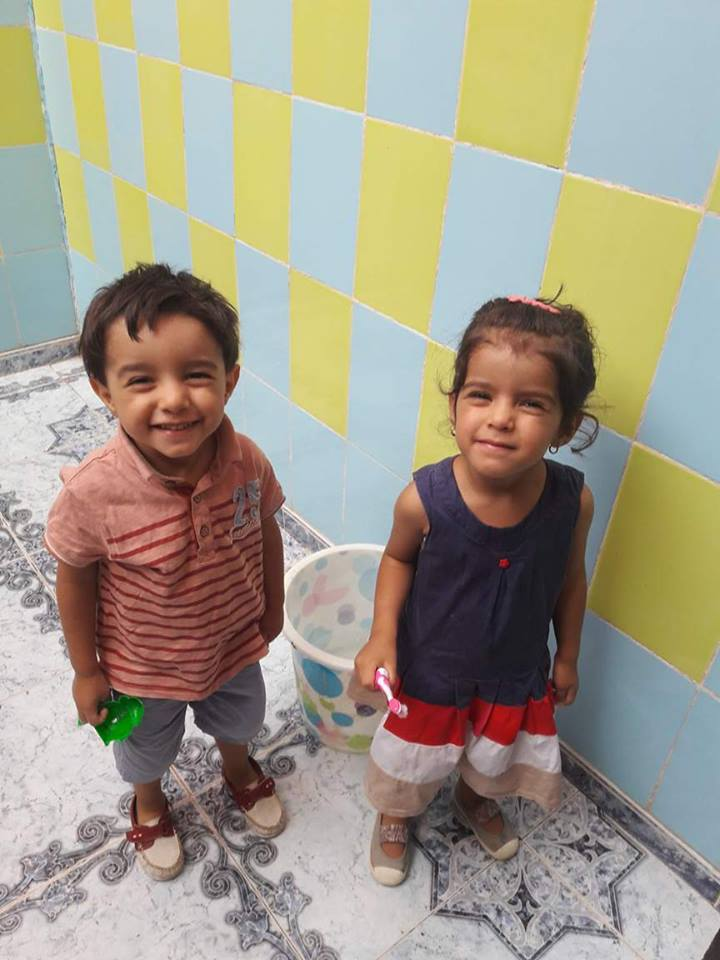
#> input picture Photos/test2.jpg, 720 x 960 px
$ python face_detect.py
#> lines starting #> are read from the running program, lines starting #| are printed output that depends on the picture; after the words box and inside, x2 and y2 are one past the last pixel; in counts of white or black regions, pixels touching at a corner belong together
import cv2 as cv
# Read image
img = cv.imread('Photos/test2.jpg')
#> img is the input picture: shape (960, 720, 3); mean B, G, R 136.7, 154.3, 161.4
cv.imshow('test', img)
#converting img to grayscale
gray = cv.cvtColor(img,cv.COLOR_RGB2GRAY)
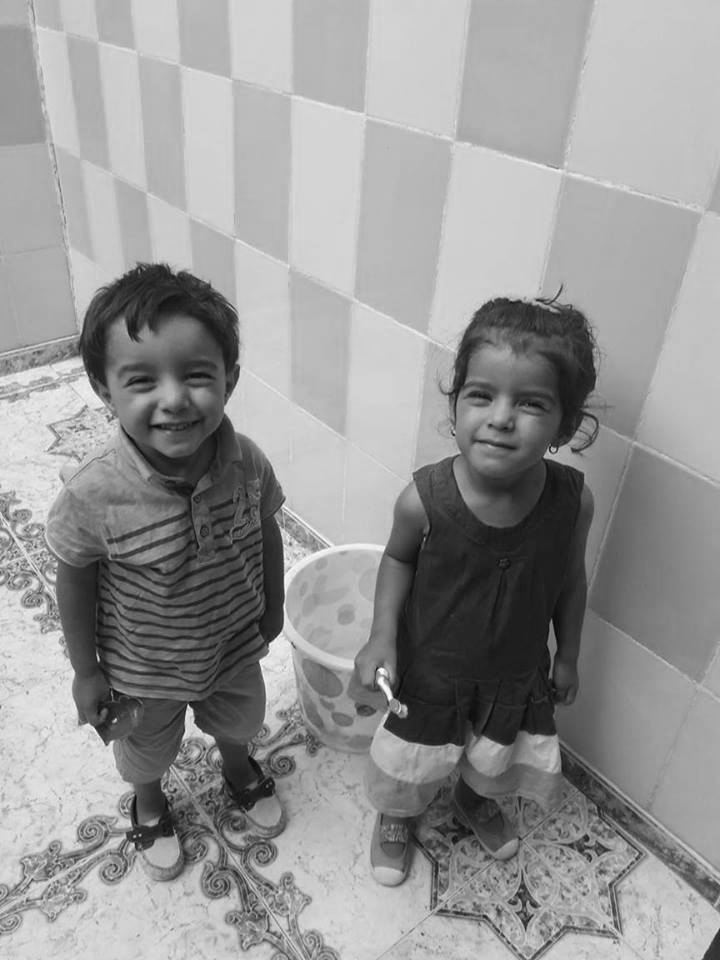
#> gray: shape (960, 720); min 1, max 255, mean 149.9
cv.imshow('Gray', gray)
haar_cascade = cv.CascadeClassifier('haar_face.xml')
faces_rect = haar_cascade.detectMultiScale(gray,scaleFactor=1.1,minNeighbors=3)
#> faces_rect = [[610, 872, 56, 56], [2, 780, 72, 72], [153, 732, 90, 90], [439, 350, 125, 125], [91, 315, 156, 156]]
print(f'# of faces found= {len(faces_rect)}')
#| # of faces found= 5
for (x,y,w,h) in faces_rect:
    cv.rectangle(img,(x,y),(x+w,y+h),(0,255,0),thickness=2)
#> this loop made 5 passes
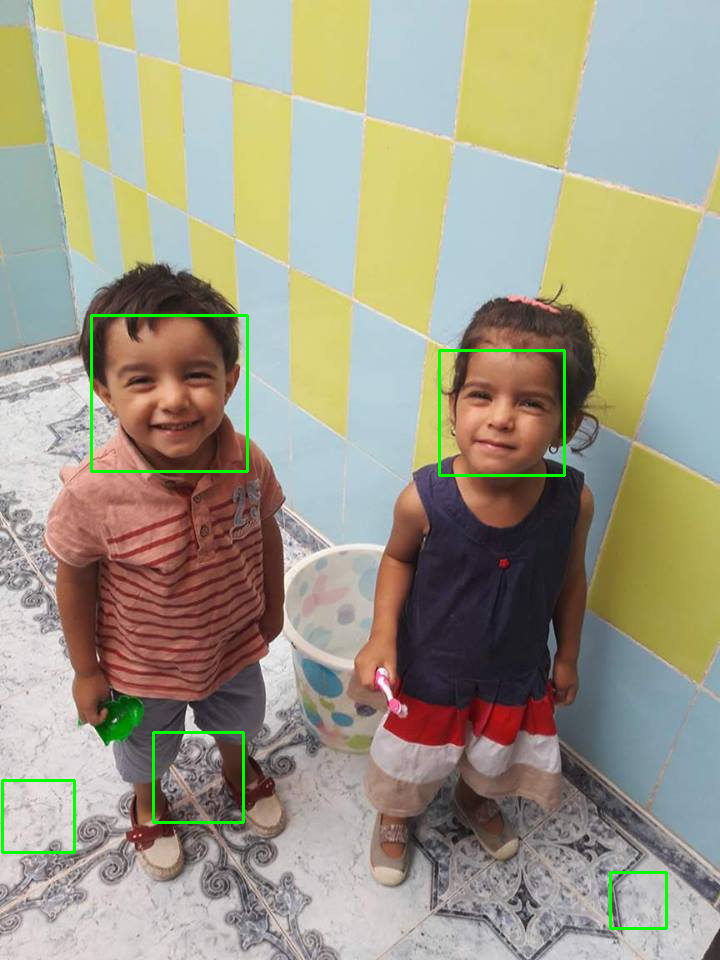
#> img: shape (960, 720, 3); 0.86% of pixels changed, all inside (x1, y1, x2, y2) = (1, 314, 668, 930)
cv.imshow('Detected faces', img)


cv.waitKey(0)

$ run again, with Photos/test.jpg copied over Photos/test2.jpg
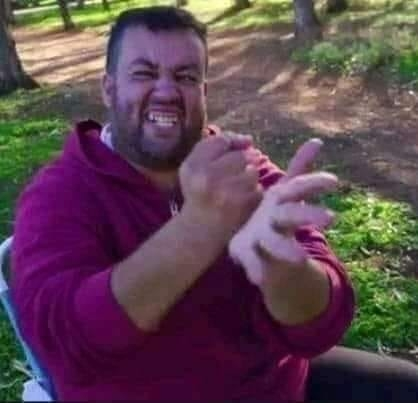
#> input picture Photos/test.jpg, 418 x 403 px
#> img is the input picture: shape (403, 418, 3); mean B, G, R 80.9, 69.1, 93.4
#> `gray = cv.cvtColor(img,cv.COLOR_RGB2GRAY)`:
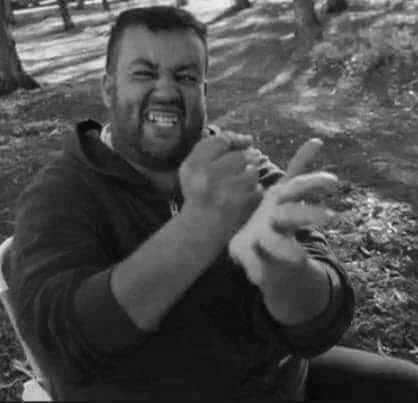
#> gray: shape (403, 418); min 3, max 242, mean 75.4
#> faces_rect = [[113, 35, 102, 102]]
#| # of faces found= 1
#> the loop `for (x,y,w,h) in faces_rect:` made 1 pass
#> after the loop `for (x,y,w,h) in faces_rect:`:
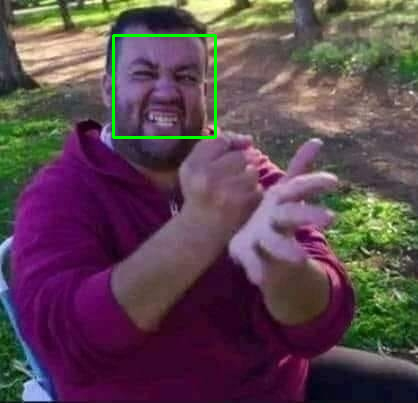
#> img: shape (403, 418, 3); 0.72% of pixels changed, all inside (x1, y1, x2, y2) = (112, 34, 217, 139)
